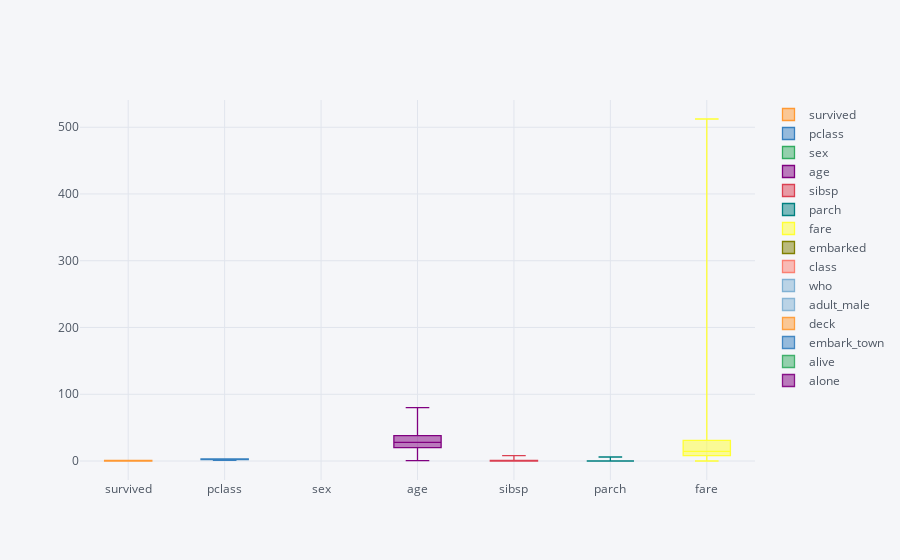

This figure's notebook cell:
### Code cell
df.iplot(kind='box')

### Figure 1 — Plotly figure (JSON) as saved in the notebook; plotly's stock layout.template omitted (floating-point values rounded to 4 significant figures; data arrays with more than 128 entries replaced by an {"elided": "..."} marker saying what was removed)
{"data": [{"boxpoints": false, "line": {"width": 1.3}, "marker": {"color": "rgba(255, 153, 51, 1.0)"}, "name": "survived", "orientation": "v", "type": "box", "uid": "7267d52f-e34b-4ac0-9b8c-ab90afa71a3c", "y": {"elided": "891 int values"}}, {"boxpoints": false, "line": {"width": 1.3}, "marker": {"color": "rgba(55, 128, 191, 1.0)"}, "name": "pclass", "orientation": "v", "type": "box", "uid": "4a653fd9-b131-4b5f-9d36-5b5c62a362fd", "y": {"elided": "891 int values"}}, {"boxpoints": false, "line": {"width": 1.3}, "marker": {"color": "rgba(50, 171, 96, 1.0)"}, "name": "sex", "orientation": "v", "type": "box", "uid": "07ecf615-d79c-42cc-bc1f-29180f255c04", "y": {"elided": "891 str values"}}, {"boxpoints": false, "line": {"width": 1.3}, "marker": {"color": "rgba(128, 0, 128, 1.0)"}, "name": "age", "orientation": "v", "type": "box", "uid": "7d012438-fc45-4d27-9112-de27bb499836", "y": {"elided": "891 float values"}}, {"boxpoints": false, "line": {"width": 1.3}, "marker": {"color": "rgba(219, 64, 82, 1.0)"}, "name": "sibsp", "orientation": "v", "type": "box", "uid": "a69d21a0-250a-4282-8463-46d6451e93c5", "y": {"elided": "891 int values"}}, {"boxpoints": false, "line": {"width": 1.3}, "marker": {"color": "rgba(0, 128, 128, 1.0)"}, "name": "parch", "orientation": "v", "type": "box", "uid": "4dfccacb-90c0-45ae-bc0e-2ea4f3b1021b", "y": {"elided": "891 int values"}}, {"boxpoints": false, "line": {"width": 1.3}, "marker": {"color": "rgba(255, 255, 51, 1.0)"}, "name": "fare", "orientation": "v", "type": "box", "uid": "9327d23a-34d5-4124-8c61-60f319933bd8", "y": {"elided": "891 float values"}}, {"boxpoints": false, "line": {"width": 1.3}, "marker": {"color": "rgba(128, 128, 0, 1.0)"}, "name": "embarked", "orientation": "v", "type": "box", "uid": "36a0696b-fa97-44ca-9722-c7fc5a31a15d", "y": {"elided": "891 str values"}}, {"boxpoints": false, "line": {"width": 1.3}, "marker": {"color": "rgba(251, 128, 114, 1.0)"}, "name": "class", "orientation": "v", "type": "box", "uid": "fbedb477-3f74-40da-9e5d-38eeeb9ef85d", "y": {"elided": "891 str values"}}, {"boxpoints": false, "line": {"width": 1.3}, "marker": {"color": "rgba(128, 177, 211, 1.0)"}, "name": "who", "orientation": "v", "type": "box", "uid": "285b480b-e328-4200-be83-0dc3990be2bc", "y": {"elided": "891 str values"}}, {"boxpoints": false, "line": {"width": 1.3}, "marker": {"color": "rgba(128, 177, 211, 0.8999999999999999)"}, "name": "adult_male", "orientation": "v", "type": "box", "uid": "abc9e94e-4d72-4d97-b4d3-6ef8187da065", "y": {"elided": "891 bool values"}}, {"boxpoints": false, "line": {"width": 1.3}, "marker": {"color": "rgba(255, 153, 51, 0.8999999999999999)"}, "name": "deck", "orientation": "v", "type": "box", "uid": "61f53981-a0f3-4afc-95e2-34c6fee20e79", "y": {"elided": "891 str values"}}, {"boxpoints": false, "line": {"width": 1.3}, "marker": {"color": "rgba(55, 128, 191, 0.8999999999999999)"}, "name": "embark_town", "orientation": "v", "type": "box", "uid": "a93e2c73-99ef-449e-bbcd-e3c772cc2ade", "y": {"elided": "891 str values"}}, {"boxpoints": false, "line": {"width": 1.3}, "marker": {"color": "rgba(50, 171, 96, 0.8999999999999999)"}, "name": "alive", "orientation": "v", "type": "box", "uid": "f72f668c-25cd-4b6d-8574-c4f72ab6aa9a", "y": {"elided": "891 str values"}}, {"boxpoints": false, "line": {"width": 1.3}, "marker": {"color": "rgba(128, 0, 128, 0.8999999999999999)"}, "name": "alone", "orientation": "v", "type": "box", "uid": "3fa005d7-cb6b-43fc-9a08-c21b961d593b", "y": {"elided": "891 bool values"}}], "layout": {"legend": {"bgcolor": "#F5F6F9", "font": {"color": "#4D5663"}}, "paper_bgcolor": "#F5F6F9", "plot_bgcolor": "#F5F6F9", "title": {"font": {"color": "#4D5663"}}, "xaxis": {"gridcolor": "#E1E5ED", "showgrid": true, "tickfont": {"color": "#4D5663"}, "title": {"font": {"color": "#4D5663"}, "text": ""}, "zerolinecolor": "#E1E5ED"}, "yaxis": {"gridcolor": "#E1E5ED", "showgrid": true, "tickfont": {"color": "#4D5663"}, "title": {"font": {"color": "#4D5663"}, "text": ""}, "zerolinecolor": "#E1E5ED"}}}
